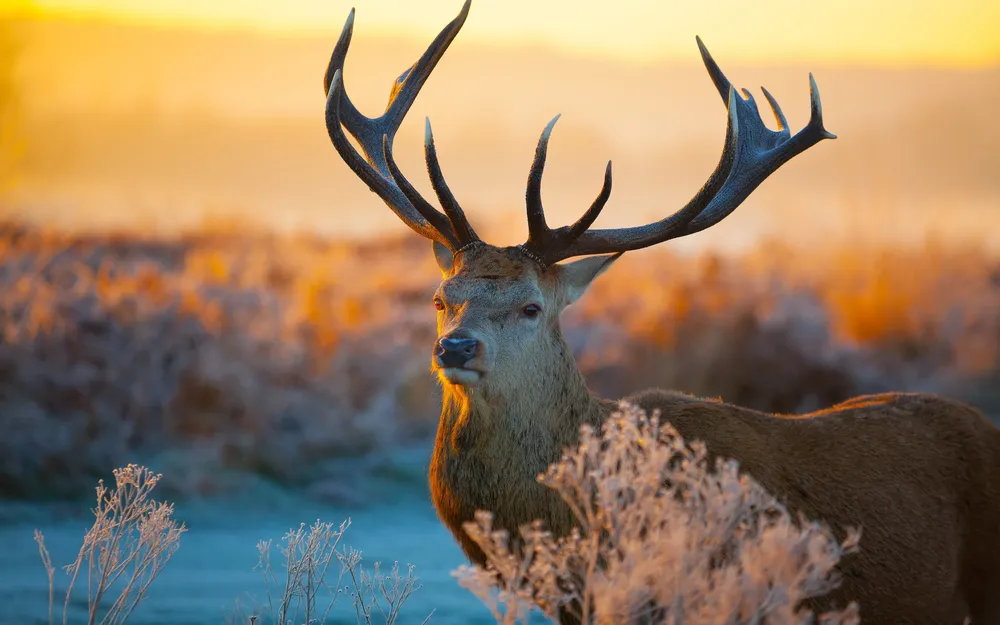
#> input picture DIP/images/deer.webp, 1000 x 625 px, shrunk from 2880 x 1800 before the run
$ python 'Task_6_Image Normalization.py'
#> lines starting #> are read from the running program, lines starting #| are printed output that depends on the picture
import cv2
import numpy as np
import matplotlib.pyplot as plt

# Load the image
image = cv2.imread('images/deer.webp')
#> image is the input picture: shape (625, 1000, 3); mean B, G, R 97.8, 125.6, 147.9

# Convert BGR image to RGB
image_rgb = cv2.cvtColor(image, cv2.COLOR_BGR2RGB)

# Split the image into channels
b, g, r = cv2.split(image_rgb)
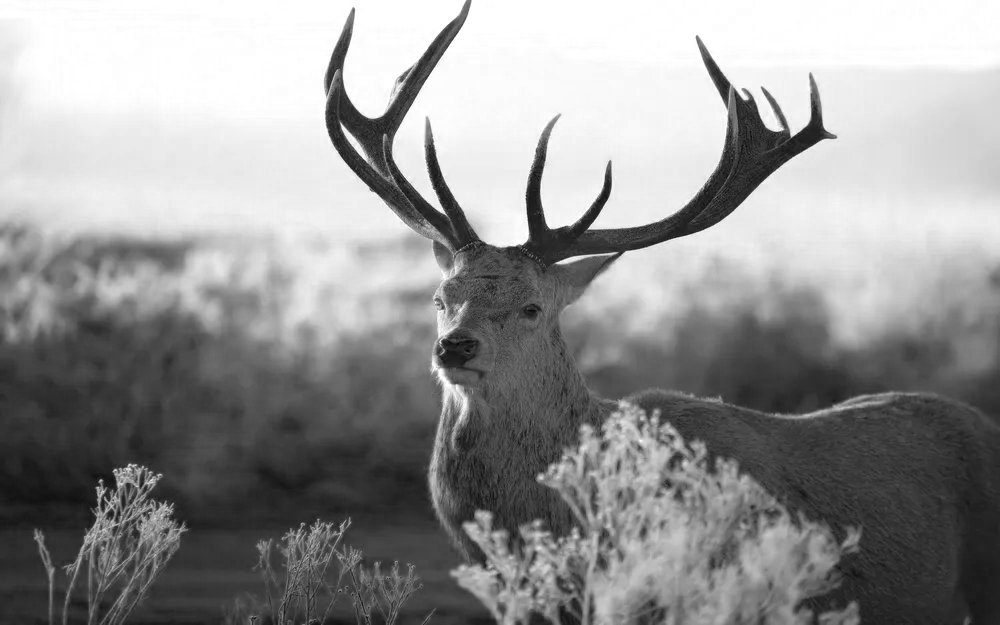
#> b: shape (625, 1000); min 2, max 255, mean 147.9
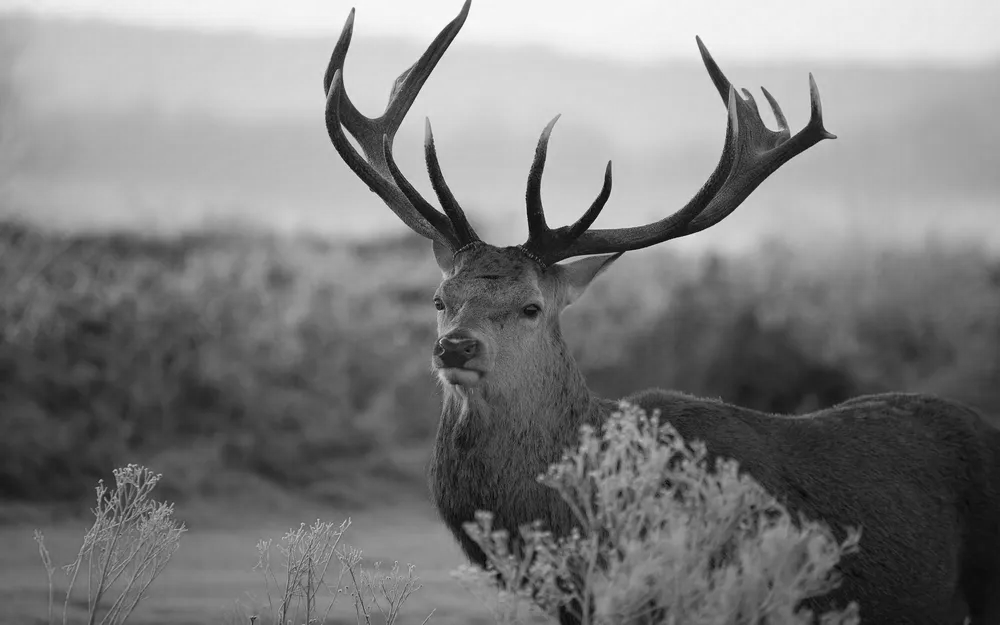
#> g: shape (625, 1000); min 2, max 255, mean 125.6
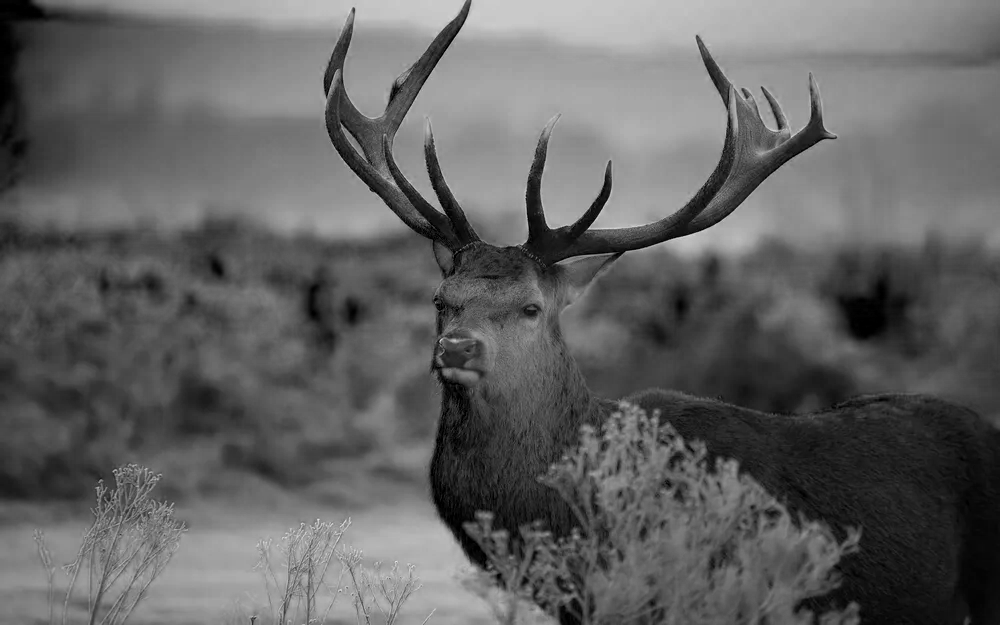
#> r: shape (625, 1000); min 0, max 231, mean 97.8

# Normalization parameter
min_value = 0
max_value = 1
norm_type = cv2.NORM_MINMAX

# Normalize each channel
b_normalized = cv2.normalize(b.astype('float'), None, min_value, max_value, norm_type)
g_normalized = cv2.normalize(g.astype('float'), None, min_value, max_value, norm_type)
r_normalized = cv2.normalize(r.astype('float'), None, min_value, max_value, norm_type)

# Merge the normalized channels back into an image
normalized_image = cv2.merge((b_normalized, g_normalized, r_normalized))

# Normalized image
print(normalized_image[:,:,0])
#> (printed output is left out)

plt.imshow(normalized_image)
plt.xticks([])
plt.yticks([])
plt.title('Normalized Image')
plt.show()
